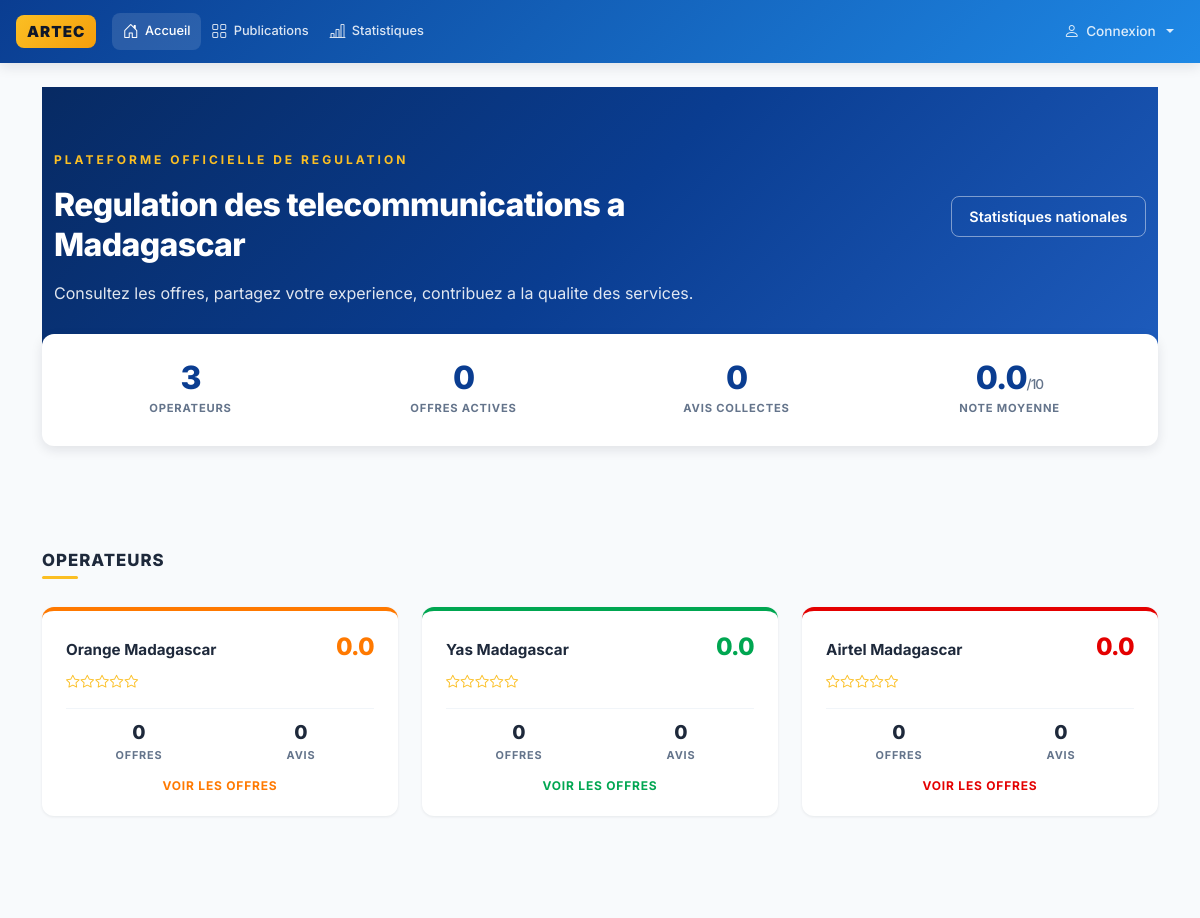
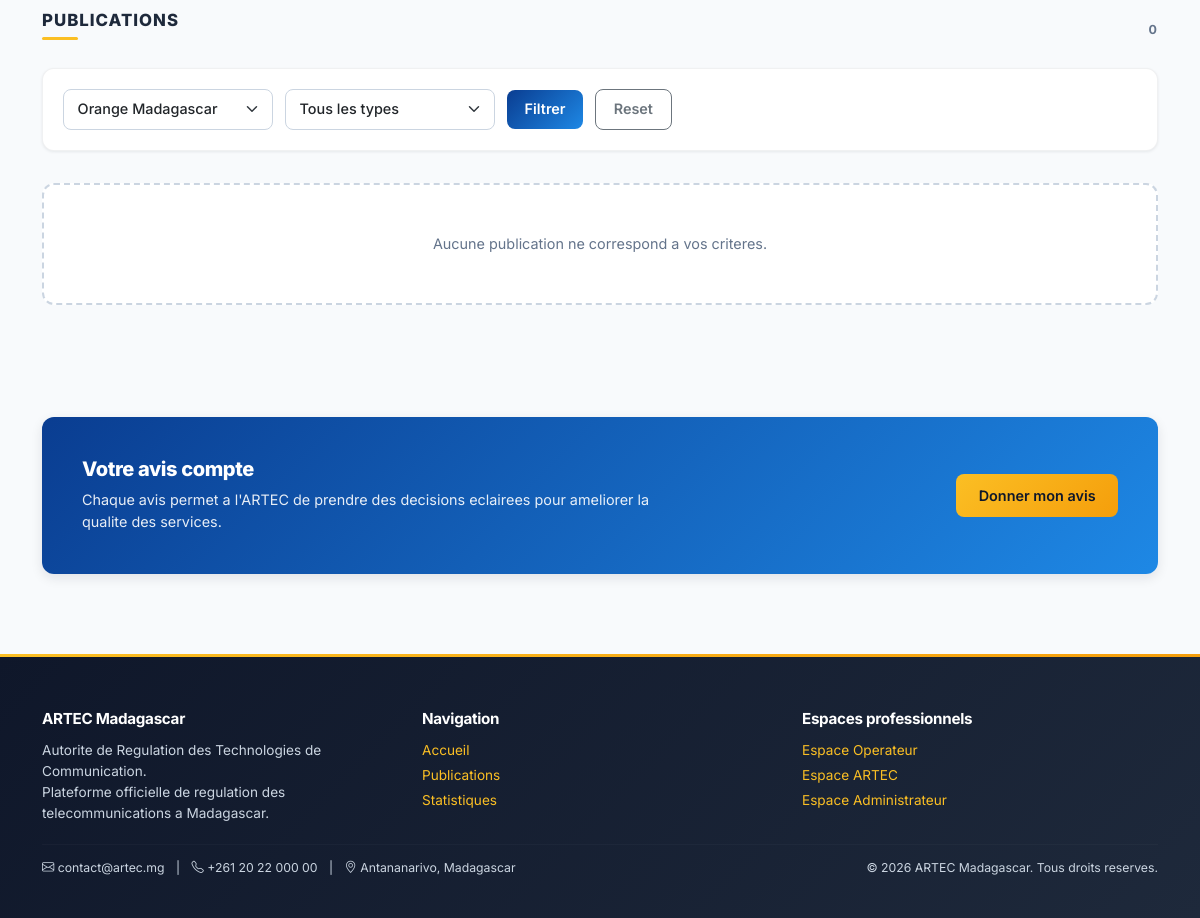
Page /visitor/index.php?op=orange on the committed database (2 pictures, top to bottom).
### tables this page shows
CREATE TABLE `operateurs` (
  `id` INT UNSIGNED NOT NULL AUTO_INCREMENT,
  `nom` VARCHAR(100) NOT NULL,
  `slug` VARCHAR(50) NOT NULL,
  `logo` VARCHAR(255) DEFAULT NULL,
  `description` TEXT DEFAULT NULL,
  `couleur` VARCHAR(7) DEFAULT '#0d6efd',
  `site_web` VARCHAR(255) DEFAULT NULL,
  `actif` TINYINT(1) NOT NULL DEFAULT 1,
  `date_creation` TIMESTAMP NOT NULL DEFAULT CURRENT_TIMESTAMP,
  PRIMARY KEY (`id`),
  UNIQUE KEY `uk_slug` (`slug`)
);

### includes/functions.php (called while the page is built, shortened)
<?php
function e(?string $s): string {
    return htmlspecialchars($s ?? '', ENT_QUOTES | ENT_SUBSTITUTE, 'UTF-8');
}

### config/db.php (called while the page is built, shortened)
<?php
function db(): PDO {
    static $pdo = null;
    if ($pdo === null) {
        $dsn = 'mysql:host=' . DB_HOST . ';dbname=' . DB_NAME . ';charset=' . DB_CHARSET;
        $options = [
            PDO::ATTR_ERRMODE            => PDO::ERRMODE_EXCEPTION,
            PDO::ATTR_DEFAULT_FETCH_MODE => PDO::FETCH_ASSOC,
            PDO::ATTR_EMULATE_PREPARES   => false,
            PDO::ATTR_PERSISTENT         => false,
        ];
        try {
            $pdo = new PDO($dsn, DB_USER, DB_PASS, $options);
        } catch (PDOException $e) {
            if (defined('APP_ENV') && APP_ENV === 'local') {
                die('Erreur BDD : ' . $e->getMessage());
            }
            error_log('DB Error: ' . $e->getMessage());
            die('Une erreur technique est survenue.');
        }
    }
    return $pdo;
}

### visitor/index.php (the view, shortened to what this page needs)
<?php
require_once __DIR__ . '/../config/db.php';
require_once __DIR__ . '/../includes/functions.php';
$filterOp   = trim($_GET['op'] ?? '');
$operateurs = db()->query("
    SELECT o.*,
        (SELECT COUNT(*) FROM publications WHERE operateur_id = o.id AND publie = 1) AS nb_pub,
        (SELECT COUNT(*) FROM avis WHERE operateur_id = o.id AND publie = 1) AS nb_avis,
        (SELECT COALESCE(ROUND(AVG(note),1),0) FROM avis WHERE operateur_id = o.id AND publie = 1) AS note_moy
    FROM operateurs o
    WHERE o.actif = 1
    ORDER BY o.id
")->fetchAll();
$where  = ['p.publie = 1'];
$params = [];
if ($filterOp !== '') {
    $where[] = 'o.slug = ?';
    $params[] = $filterOp;
}
$whereSql = implode(' AND ', $where);
$stmt = db()->prepare("
    SELECT p.*, o.nom AS operateur_nom, o.slug AS operateur_slug, o.couleur AS operateur_couleur,
        COALESCE(AVG(a.note), 0) AS note_moyenne,
        COUNT(a.id) AS nb_avis
    FROM publications p
    INNER JOIN operateurs o ON o.id = p.operateur_id
    LEFT JOIN avis a ON a.operateur_id = p.operateur_id AND a.publie = 1
    WHERE $whereSql
    GROUP BY p.id
    ORDER BY p.created_at DESC
    LIMIT 9
");
$stmt->execute($params);
$publications = $stmt->fetchAll();
$stats = db()->query("
    SELECT
        (SELECT COUNT(*) FROM publications WHERE publie = 1) AS nb_pub,
        (SELECT COUNT(*) FROM avis WHERE publie = 1) AS nb_avis,
        (SELECT COALESCE(ROUND(AVG(note),1),0) FROM avis WHERE publie = 1) AS note_moy,
        (SELECT COUNT(*) FROM operateurs WHERE actif = 1) AS nb_op
")->fetch();
require_once __DIR__ . '/../includes/header.php';
?>
<section class="hero-strip">
    <div class="container">
        <div class="row align-items-center g-4">
            <div class="col-lg-8">
                <div class="hero-strip-label mb-3">Plateforme officielle de regulation</div>
                <h1 class="hero-strip-title mb-3">Regulation des telecommunications a Madagascar</h1>
                <p class="hero-strip-text mb-0">Consultez les offres, partagez votre experience, contribuez a la qualite des services.</p>
            </div>
            <div class="col-lg-4 text-lg-end mt-4 mt-lg-0">
                <a href="<?= e(BASE_URL) ?>visitor/statistiques.php" class="btn btn-hero-outline">
                    Statistiques nationales
                </a>
            </div>
        </div>
    </div>
</section>
<section class="container stats-strip">
    <div class="row g-0">
        <div class="col-6 col-md-3">
            <div class="stat-item">
                <div class="stat-value"><?= (int) $stats['nb_op'] ?></div>
                <div class="stat-label">Operateurs</div>
            </div>
        </div>
        <div class="col-6 col-md-3">
            <div class="stat-item">
                <div class="stat-value"><?= (int) $stats['nb_pub'] ?></div>
                <div class="stat-label">Offres actives</div>
            </div>
        </div>
        <div class="col-6 col-md-3">
            <div class="stat-item">
                <div class="stat-value"><?= (int) $stats['nb_avis'] ?></div>
                <div class="stat-label">Avis collectes</div>
            </div>
        </div>
        <div class="col-6 col-md-3">
            <div class="stat-item">
                <div class="stat-value"><?= number_format((float) $stats['note_moy'], 1) ?><span class="stat-unit">/10</span></div>
                <div class="stat-label">Note moyenne</div>
            </div>
        </div>
    </div>
</section>
<section class="container section-block">
    <div class="section-head">
        <h2 class="section-title">Operateurs</h2>
        <span class="section-line"></span>
    </div>
    <div class="row g-4">
        <?php foreach ($operateurs as $op): ?>
            <div class="col-md-4">
                <a href="?op=<?= e($op['slug']) ?>#publications" class="op-card text-decoration-none" style="--op-color: <?= e($op['couleur']) ?>;">
                    <div class="op-card-head">
                        <span class="op-card-name"><?= e($op['nom']) ?></span>
                        <span class="op-card-score"><?= number_format((float) $op['note_moy'], 1) ?></span>
                    </div>
                    <div class="op-card-stars">
                        <?php
                        $stars = round((float) $op['note_moy'] / 2);
                        for ($i = 1; $i <= 5; $i++) {
                            echo $i <= $stars ? '<i class="bi bi-star-fill"></i>' : '<i class="bi bi-star"></i>';
                        }
                        ?>
                    </div>
                    <div class="op-card-stats">
                        <div class="op-card-stat">
                            <span class="op-card-stat-val"><?= (int) $op['nb_pub'] ?></span>
                            <span class="op-card-stat-lbl">Offres</span>
                        </div>
                        <div class="op-card-stat">
                            <span class="op-card-stat-val"><?= (int) $op['nb_avis'] ?></span>
                            <span class="op-card-stat-lbl">Avis</span>
                        </div>
                    </div>
                    <div class="op-card-link">Voir les offres</div>
                </a>
            </div>
        <?php endforeach; ?>
    </div>
</section>
<section id="publications" class="container section-block">
    <div class="section-head section-head-between">
        <div>
            <h2 class="section-title">Publications</h2>
            <span class="section-line"></span>
        </div>
        <span class="section-count"><?= count($publications) ?></span>
    </div>
    <form method="get" action="#publications" class="filter-row">
        <select name="op" class="form-select form-select-sm filter-select">
            <?php foreach ($operateurs as $op): ?>
                <option value="<?= e($op['slug']) ?>" <?= $filterOp === $op['slug'] ? 'selected' : '' ?>>
                    <?= e($op['nom']) ?>
                </option>
            <?php endforeach; ?>
        </select>
        <select name="type" class="form-select form-select-sm filter-select">
            <option value="">Tous les types</option>
        </select>
        <button class="btn btn-sm btn-artec">Filtrer</button>
        <a href="<?= e(BASE_URL) ?>visitor/index.php#publications" class="btn btn-sm btn-outline-secondary">Reset</a>
    </form>
    <?php if (empty($publications)): ?>
        <div class="empty-state">
            Aucune publication ne correspond a vos criteres.
        </div>
    <?php endif; ?>
</section>
<section class="container section-block">
    <div class="cta-block">
        <div class="row align-items-center g-3">
            <div class="col-md-9">
                <h2 class="cta-title">Votre avis compte</h2>
                <p class="cta-text">Chaque avis permet a l'ARTEC de prendre des decisions eclairees pour ameliorer la qualite des services.</p>
            </div>
            <div class="col-md-3 text-md-end">
                <a href="#publications" class="btn btn-accent">Donner mon avis</a>
            </div>
        </div>
    </div>
</section>
<?php require_once __DIR__ . '/../includes/footer.php'; ?>

### rows in the picture
operateurs: nom "Orange Madagascar", note_moy "0.0", nb_pub "0", nb_avis "0"
operateurs: nom "Yas Madagascar", note_moy "0.0", nb_pub "0", nb_avis "0"
operateurs: nom "Airtel Madagascar", note_moy "0.0", nb_pub "0", nb_avis "0"

### other values in the picture
$stats['nb_op'] "3"
$stats['nb_pub'] "0"
$stats['nb_avis'] "0"
$stats['note_moy'] "0.0"
count($publications) "0"
form field op "Orange Madagascar"
